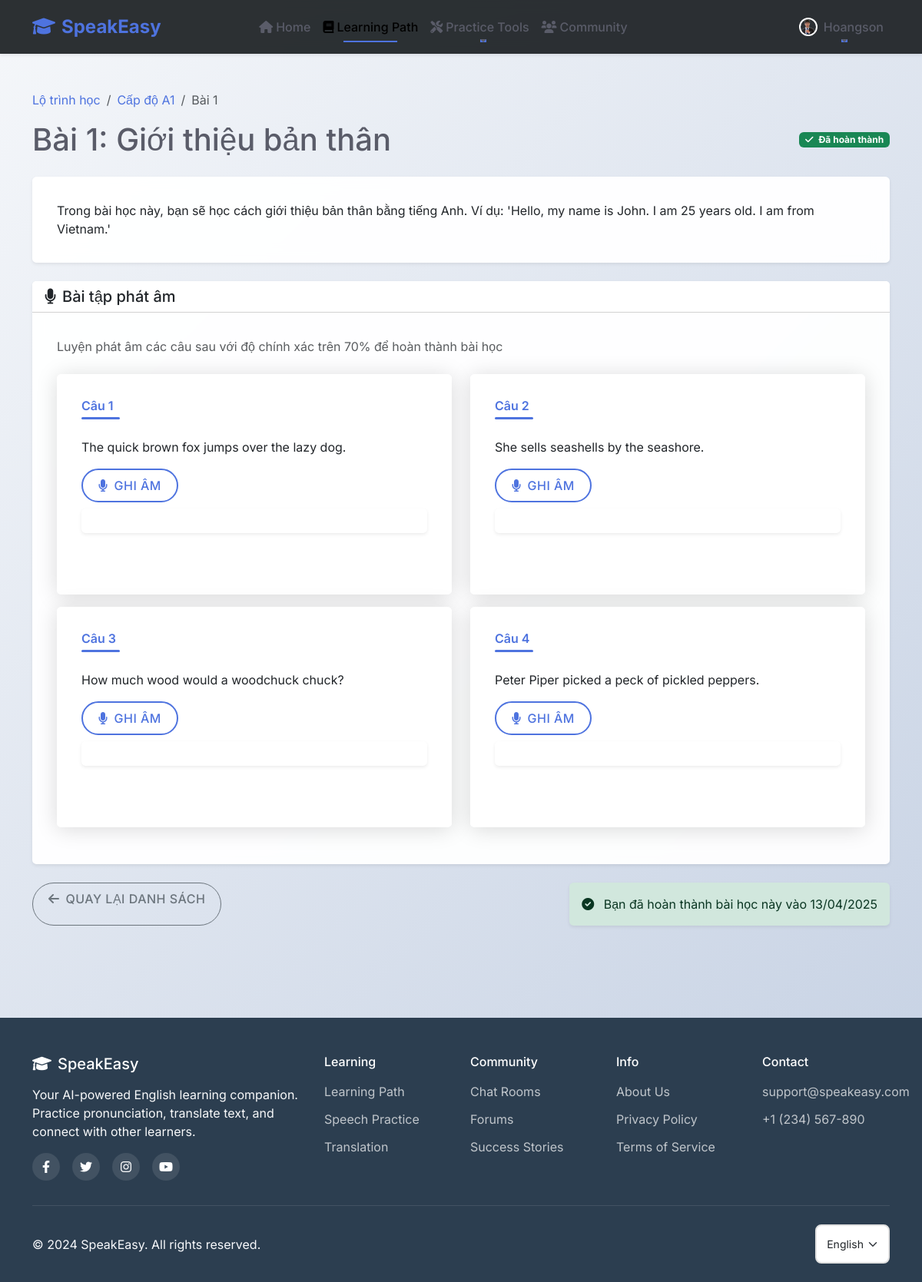
The app's page /tutorials/tutorials/1/lesson/1 (signed in) with its own data.
### models/models.py (models this page shows, shortened)
class User(db.Model, UserMixin):
    __tablename__ = 'users'
    id = db.Column(db.Integer, primary_key=True)
    username = db.Column(db.String(100), unique=True, nullable=False)
    email = db.Column(db.String(150), unique=True, nullable=False)
    password_hash = db.Column(db.String(200), nullable=False)
    avatar = db.Column(db.String(200), nullable=True, default="default.jpg")
    role = db.Column(db.String(50), nullable=False, default="user")
    progress = db.relationship('UserProgress', backref='user', lazy=True)
    speech_tests = db.relationship('SpeechTest', backref='user', lazy=True)
    owned_rooms = db.relationship('ChatRoom', backref='owner', lazy=True, foreign_keys='ChatRoom.owner_id')

class Level(db.Model):
    __tablename__ = 'levels'
    level_id = db.Column(db.Integer, primary_key=True)
    level_name = db.Column(db.String(10), unique=True, nullable=False)
    lessons = db.relationship('Lesson', backref='level', lazy=True)
    vocabulary = db.relationship('Vocabulary', backref='level', lazy=True)
    tests = db.relationship('Test', backref='level', lazy=True)

class Lesson(db.Model):
    __tablename__ = 'lessons'
    lesson_id = db.Column(db.Integer, primary_key=True)
    level_id = db.Column(db.Integer, db.ForeignKey('levels.level_id'), nullable=False)
    title = db.Column(db.String(200), nullable=False)
    description = db.Column(db.Text)
    content = db.Column(db.Text)
    progress = db.relationship('UserProgress', backref='lesson', lazy=True)

class SampleSentence(db.Model):
    __tablename__ = 'sample_sentences'
    sentence_id = db.Column(db.Integer, primary_key=True)
    test_id = db.Column(db.Integer, db.ForeignKey('tests.test_id'), nullable=False)
    sentence_text = db.Column(db.Text, nullable=False)
    correctAudio_file = db.Column(db.String(200))
    speech_tests = db.relationship('SpeechTest', backref='sentence', lazy=True)

class UserProgress(db.Model):
    __tablename__ = 'user_progress'
    progress_id = db.Column(db.Integer, primary_key=True)
    user_id = db.Column(db.Integer, db.ForeignKey('users.id'), nullable=False)
    lesson_id = db.Column(db.Integer, db.ForeignKey('lessons.lesson_id'), nullable=False)
    completion_status = db.Column(db.Boolean, default=False)
    score = db.Column(db.Float)
    completed_at = db.Column(db.DateTime)

### modules/tutorials.py (the view, shortened to what this page needs)
@tutorials_bp.route('/tutorials/<int:level_id>/lesson/<int:lesson_id>')
@login_required
def lesson_detail(level_id, lesson_id):
    lesson = Lesson.query.filter_by(lesson_id=lesson_id, level_id=level_id).first_or_404()
    level = Level.query.get(level_id)
    progress = UserProgress.query.filter_by(
        user_id=current_user.id,
        lesson_id=lesson_id
    ).first()
    speech_test = Test.query.filter_by(level_id=level_id, test_type='speech').first()
    pronunciation_sentences = SampleSentence.query.filter_by(test_id=speech_test.test_id).all() if speech_test else []
    return render_template(
        'lesson_detail.html',
        level=level,
        lesson=lesson,
        progress=progress,
        pronunciation_sentences=pronunciation_sentences
    )

### app.py (called while the page is built)
@login_manager.user_loader
def load_user(user_id):
    return db.session.get(User, int(user_id))

### templates/lesson_detail.html (shortened to what this page needs)
{% extends "base.html" %}
{% block content %}
<div class="container py-5">
    <div class="row mb-4">
        <div class="col">
            <nav aria-label="breadcrumb">
                <ol class="breadcrumb">
                    <li class="breadcrumb-item"><a href="{{ url_for('tutorials.tutorials') }}">Lộ trình học</a></li>
                    <li class="breadcrumb-item"><a href="{{ url_for('tutorials.level_detail', level_id=level.level_id) }}">Cấp độ {{ level.level_name }}</a></li>
                    <li class="breadcrumb-item active" aria-current="page">Bài {{ lesson.lesson_id }}</li>
                </ol>
            </nav>
            <div class="d-flex justify-content-between align-items-center mb-4">
                <h1 class="mb-0">Bài {{ lesson.lesson_id }}: {{ lesson.title }}</h1>
                {% if progress.completion_status %}
                <span class="badge bg-success">
                    <i class="fas fa-check me-1"></i> Đã hoàn thành
                </span>
                {% endif %}
            </div>
            <div class="card shadow-sm mb-4">
                <div class="card-body">
                    <div class="lesson-content">
                        {{ lesson.content|safe }}
                    </div>
                </div>
            </div>
            {% if pronunciation_sentences %}
            <div class="card shadow-sm mb-4">
                <div class="card-header bg-white">
                    <h5 class="mb-0"><i class="fas fa-microphone me-2"></i>Bài tập phát âm</h5>
                </div>
                <div class="card-body">
                    <p class="text-muted mb-4">
                        Luyện phát âm các câu sau với độ chính xác trên 70% để hoàn thành bài học
                    </p>
                    <div class="row">
                        {% for sentence in pronunciation_sentences %}
                        <div class="col-md-6 mb-3">
                            <div class="card h-100">
                                <div class="card-body">
                                    <h6 class="card-title">Câu {{ loop.index }}</h6>
                                    <p class="card-text">{{ sentence.sentence_text }}</p>
                                    <div class="pronunciation-exercise">
                                        <button class="btn btn-outline-primary record-btn"
                                                data-sentence="{{ sentence.sentence_text }}"
                                                data-id="{{ loop.index0 }}">
                                            <i class="fas fa-microphone me-2"></i>Ghi âm
                                        </button>
                                        <div class="result-container mt-2">
                                            <div class="alert" id="result-{{ loop.index0 }}"></div>
                                        </div>
                                    </div>
                                </div>
                            </div>
                        </div>
                        {% endfor %}
                    </div>
                </div>
            </div>
            {% endif %}
            <div class="d-flex justify-content-between">
                <a href="{{ url_for('tutorials.level_detail', level_id=level.level_id) }}" class="btn btn-outline-secondary">
                    <i class="fas fa-arrow-left me-2"></i>Quay lại danh sách
                </a>
                {% if not progress.completion_status %}
                <button id="complete-btn" class="btn btn-success" {% if pronunciation_sentences %}disabled{% endif %}>
                    <i class="fas fa-check-circle me-2"></i>Hoàn thành bài học
                </button>
                {% else %}
                <div class="alert alert-success mb-0">
                    <i class="fas fa-check-circle me-2"></i>
                    Bạn đã hoàn thành bài học này vào {{ progress.completed_at.strftime('%d/%m/%Y') }}
                </div>
                {% endif %}
            </div>
        </div>
    </div>
</div>
{% endblock %}

### templates/base.html (shortened to what this page needs)
<!DOCTYPE html>
<html lang="en">
<head>
    <link href="https://cdn.jsdelivr.net/npm/bootstrap@5.3.2/dist/css/bootstrap.min.css" rel="stylesheet">
    <link href="https://cdnjs.cloudflare.com/ajax/libs/font-awesome/6.0.0/css/all.min.css" rel="stylesheet">
    <link href="{{ url_for('static', filename='styles.css') }}" rel="stylesheet">
</head>
<body>
    <nav class="navbar navbar-expand-lg fixed-top">
        <div class="container">
            <a class="navbar-brand" href="{{ url_for('home') }}">
                <i class="fas fa-graduation-cap me-2"></i>SpeakEasy
            </a>
            <div class="collapse navbar-collapse" id="navbarNav">
                <ul class="navbar-nav mx-auto">
                    <li class="nav-item">
                        <a class="nav-link {% if request.path == url_for('home') %}active{% endif %}" href="{{ url_for('home') }}">
                            <i class="fas fa-home me-1"></i>Home
                        </a>
                    </li>
                    {% if current_user.is_authenticated %}
                    <li class="nav-item">
                        <a class="nav-link {% if request.path.startswith('/tutorials') %}active{% endif %}" href="{{ url_for('tutorials.tutorials') }}">
                            <i class="fas fa-book me-1"></i>Learning Path
                        </a>
                    </li>
                    <li class="nav-item dropdown">
                        <a class="nav-link dropdown-toggle" href="#" role="button" data-bs-toggle="dropdown">
                            <i class="fas fa-tools me-1"></i>Practice Tools
                        </a>
                    </li>
                    <li class="nav-item">
                        <a class="nav-link {% if request.path.startswith('/chat') %}active{% endif %}" href="{{ url_for('chatting.chat_page') }}">
                            <i class="fas fa-users me-1"></i>Community
                        </a>
                    </li>
                    {% endif %}
                </ul>
                <ul class="navbar-nav ms-auto">
                    {% if current_user.is_authenticated %}
                    <li class="nav-item dropdown">
                        <a class="nav-link dropdown-toggle user-dropdown" href="#" role="button" data-bs-toggle="dropdown">
                            <img src="{{ url_for('static', filename='uploads/' + current_user.avatar) }}" alt="Avatar" class="avatar-xs me-2">
                            <span>{{ current_user.username }}</span>
                        </a>
                    </li>
                    {% endif %}
                </ul>
            </div>
        </div>
    </nav>
    <div class="content-wrapper">
        <main>
            {% block content %}{% endblock %}
        </main>
    </div>
    <footer class="footer">
        <div class="container">
            <div class="row">
                <div class="col-lg-4 mb-4 mb-lg-0">
                    <h5 class="text-white mb-3">
                        <i class="fas fa-graduation-cap me-2"></i>SpeakEasy
                    </h5>
                    <p class="text-light mb-3">Your AI-powered English learning companion. Practice pronunciation, translate text, and connect with other learners.</p>
                    <div class="social-icons">
                        <a href="#" class="social-icon"><i class="fab fa-facebook-f"></i></a>
                        <a href="#" class="social-icon"><i class="fab fa-twitter"></i></a>
                        <a href="#" class="social-icon"><i class="fab fa-instagram"></i></a>
                        <a href="#" class="social-icon"><i class="fab fa-youtube"></i></a>
                    </div>
                </div>
                <div class="col-lg-2 col-md-4 mb-4 mb-md-0">
                    <h6 class="text-white mb-3">Learning</h6>
                    <ul class="footer-links">
                        <li><a href="{{ url_for('tutorials.tutorials') }}">Learning Path</a></li>
                        <li><a href="{{ url_for('speech.speech_to_text') }}">Speech Practice</a></li>
                        <li><a href="{{ url_for('translate.translate_text') }}">Translation</a></li>
                    </ul>
                </div>
                <div class="col-lg-2 col-md-4 mb-4 mb-md-0">
                    <h6 class="text-white mb-3">Community</h6>
                    <ul class="footer-links">
                        <li><a href="{{ url_for('chatting.chat_page') }}">Chat Rooms</a></li>
                        <li><a href="{{ url_for('chatting.chat_page') }}">Forums</a></li>
                        <li><a href="#">Success Stories</a></li>
                    </ul>
                </div>
                <div class="col-lg-2 col-md-4 mb-4 mb-md-0">
                    <h6 class="text-white mb-3">Info</h6>
                    <ul class="footer-links">
                        <li><a href="#">About Us</a></li>
                        <li><a href="#">Privacy Policy</a></li>
                        <li><a href="#">Terms of Service</a></li>
                    </ul>
                </div>
                <div class="col-lg-2">
                    <h6 class="text-white mb-3">Contact</h6>
                    <ul class="footer-links">
                        <li><a href="mailto:support@speakeasy.com">support@speakeasy.com</a></li>
                        <li><a href="tel:+1234567890">+1 (234) 567-890</a></li>
                    </ul>
                </div>
            </div>
            <hr class="footer-divider">
            <div class="footer-bottom">
                <p class="mb-0">© 2024 SpeakEasy. All rights reserved.</p>
                <div class="footer-language">
                    <select class="form-select form-select-sm">
                        <option value="en">English</option>
                    </select>
                </div>
            </div>
        </div>
    </footer>
</body>
</html>

### static/styles.css (style rules this page uses)
:root { --primary-color: #4a90e2; --secondary-color: #f5f6fa; --accent-color: #2ecc71; --danger-color: #e74c3c; --warning-color: #f1c40f; --text-color: #2c3e50; --border-radius: 12px; --transition: all 0.3s ease; --box-shadow: 0 8px 16px rgba(0, 0, 0, 0.1); }
html, body { height: 100%; margin: 0; padding: 0; display: flex; flex-direction: column; background: linear-gradient(135deg, #f5f7fa 0%, #c3cfe2 100%); font-family: "Segoe UI", Tahoma, Geneva, Verdana, sans-serif; color: var(--text-color); }
.container { flex: 1; }
footer { margin-top: auto; }
.navbar { background: rgba(33, 37, 41, 0.95) !important; backdrop-filter: blur(10px); box-shadow: 0 2px 10px rgba(0, 0, 0, 0.1); transition: var(--transition); }
.navbar-brand { font-weight: 700; font-size: 1.5rem; color: var(--primary-color) !important; }
.nav-link { position: relative; padding: 0.5rem 1rem; transition: var(--transition); }
.nav-link::after { content: ""; position: absolute; bottom: 0; left: 50%; width: 0; height: 2px; background: var(--primary-color); transition: var(--transition); transform: translateX(-50%); }
.card { background: rgba(255, 255, 255, 0.95); border: none; border-radius: var(--border-radius); box-shadow: var(--box-shadow); transition: var(--transition); backdrop-filter: blur(10px); margin-bottom: 2rem; }
.card-body { padding: 2rem; }
.card-title { color: var(--primary-color); font-weight: 600; margin-bottom: 1.5rem; position: relative; padding-bottom: 0.5rem; }
.card-title::after { content: ""; position: absolute; bottom: 0; left: 0; width: 50px; height: 3px; background: var(--primary-color); border-radius: 3px; }
.form-control, .form-select { border-radius: 8px; border: 2px solid #e1e1e1; padding: 0.8rem; transition: var(--transition); }
.btn { border-radius: 8px; padding: 0.8rem 1.5rem; font-weight: 600; transition: var(--transition); text-transform: uppercase; letter-spacing: 0.5px; }
.btn-outline-primary { border: 2px solid var(--primary-color); color: var(--primary-color); }
.alert { border: none; border-radius: var(--border-radius); padding: 1rem; margin-bottom: 1rem; animation: slideIn 0.3s ease; }

### records on screen
User: avatar (picture), username "Hoangson"
Level: level_name "A1"
Lesson: lesson_id "1", title "Giới thiệu bản thân", content "Trong bài học này, bạn sẽ học cách giới thiệu bản thân bằng tiếng Anh. Ví dụ: 'Hello, my name is John. I am 25 years old. I am from Vietnam.'"
SampleSentence: sentence_text "The quick brown fox jumps over the lazy dog."
SampleSentence: sentence_text "She sells seashells by the seashore."
SampleSentence: sentence_text "How much wood would a woodchuck chuck?"
SampleSentence: sentence_text "Peter Piper picked a peck of pickled peppers."
UserProgress: completed_at "13/04/2025"
